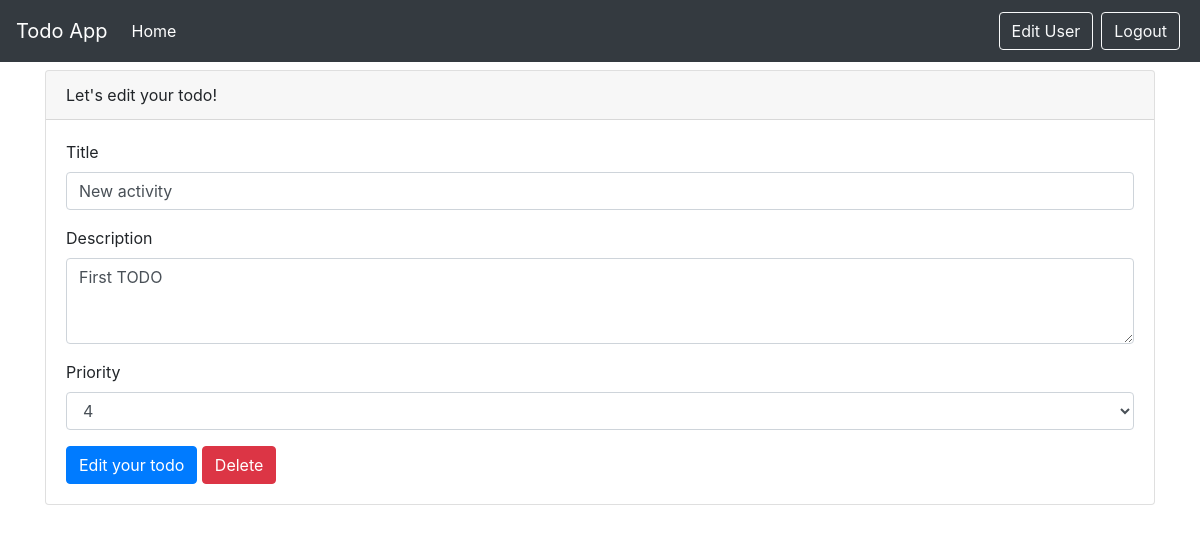
Page /todos/edit-todo/1 (signed in) on the committed database.
### models.py (models this page shows)
class Todos(Base):
    __tablename__ = "todos"
    id = Column(Integer, primary_key=True, index=True)
    title = Column(String)
    description = Column(String)
    priority = Column(Integer)
    complete = Column(Boolean, default=False)
    owner_id = Column(Integer, ForeignKey("users.id"))
    owner = relationship("Users", back_populates="todos")

### routers/todos.py (the view)
@router.get("/edit-todo/{todo_id}", response_class=HTMLResponse)
async def edit_todo(request: Request, todo_id: int, db: Session = Depends(get_db)):
    user = await get_current_user(request)
    if user is None:
        return RedirectResponse(url="/auth/", status_code=status.HTTP_302_FOUND)
    todo = db.query(models.Todos).filter(models.Todos.id == todo_id).first()
    return templates.TemplateResponse("edit-todo.html", {"request": request, "todo": todo, "user": user})

### templates/edit-todo.html (shortened to what this page needs)
{% include 'layout.html' %}
<div class="container">
    <div class="card">
        <div class="card-header">
            Let's edit your todo!
        </div>
        <div class="card-body">
            <form method="POST">
                <div class="form-group">
                    <label>Title</label>
                    <input type="text" class="form-control" name="title" value="{{todo.title}}" required>
                </div>
                <div class="form-group">
                    <label>Description</label>
                    <textarea class="form-control" rows="3" name="description" required>{{todo.description}}</textarea>
                </div>
                <div class="form-group">
                    <label>Priority</label>
                    <select class="form-control" name="priority">
                        <option {% if todo.priority == 4 %} selected="selected" {% endif %}>4</option>
                    </select>
                </div>
                <button type="submit" class="btn btn-primary">Edit your todo</button>
                <button onclick="window.location.href='/todos/delete/{{todo.id}}'" type="button" class="btn btn-danger">Delete</button>
            </form>
        </div>
    </div>
</div>

### rows in the picture
Todos: title "New activity", description "First TODO", priority "4"
